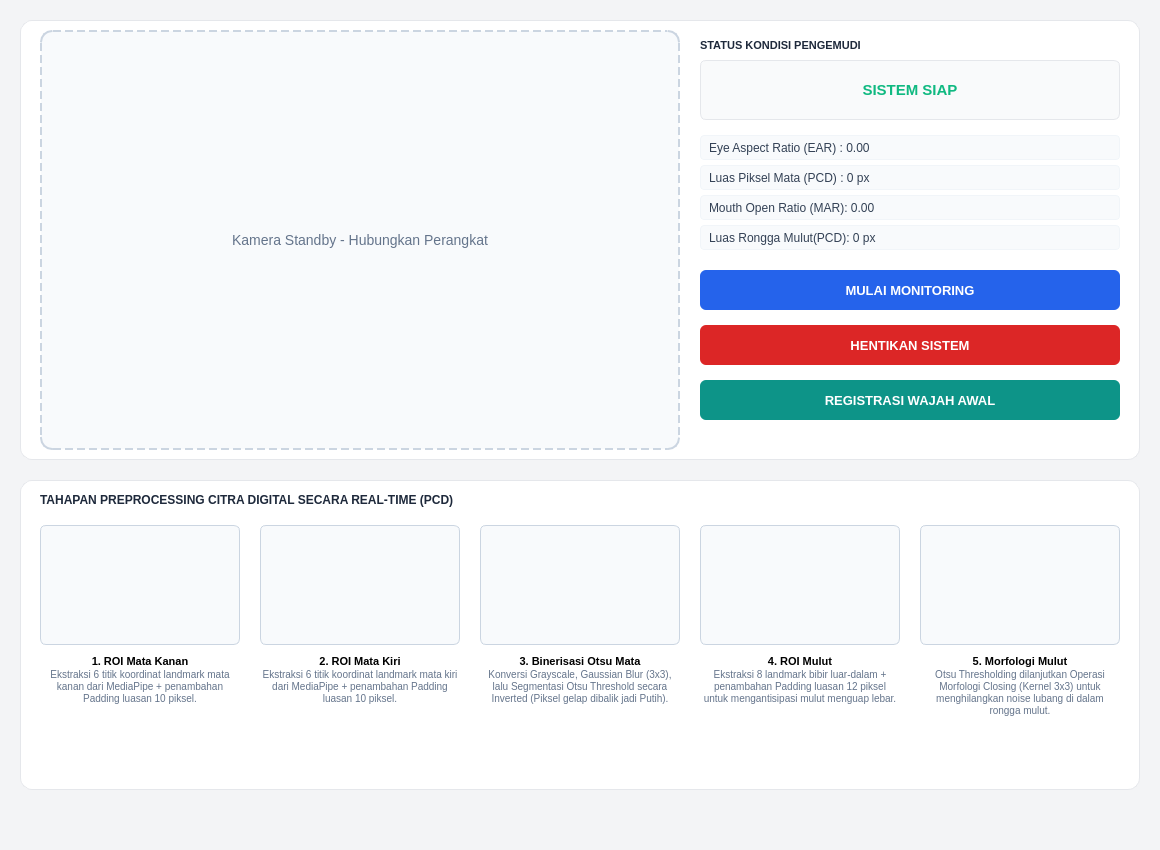
<?xml version="1.0" encoding="UTF-8"?>
<ui version="4.0">
 <class>MainWindow</class>
 <widget class="QMainWindow" name="MainWindow">
  <property name="geometry">
   <rect>
    <x>0</x>
    <y>0</y>
    <width>1160</width>
    <height>850</height>
   </rect>
  </property>
  <property name="windowTitle">
   <string>Sistem Asistensi Pengemudi - Monitor Kantuk &amp; Kelelahan</string>
  </property>
  <property name="styleSheet">
   <string>font-family: 'Segoe UI', Arial, sans-serif; background-color: #f3f4f6;</string>
  </property>
  <widget class="QWidget" name="centralwidget">
   
   <widget class="QFrame" name="mainFrame">
    <property name="geometry">
     <rect>
      <x>20</x>
      <y>20</y>
      <width>1120</width>
      <height>440</height>
     </rect>
    </property>
    <property name="styleSheet">
     <string>background-color: #ffffff; border-radius: 12px; border: 1px solid #e5e7eb;</string>
    </property>
    
    <widget class="QLabel" name="lblVideo">
     <property name="geometry">
      <rect>
       <x>20</x>
       <y>10</y>
       <width>640</width>
       <height>420</height>
      </rect>
     </property>
     <property name="text">
      <string>Kamera Standby - Hubungkan Perangkat</string>
     </property>
     <property name="alignment">
      <set>Qt::AlignCenter</set>
     </property>
     <property name="styleSheet">
      <string>border: 2px dashed #cbd5e1; background-color: #f8fafc; color: #64748b; font-size: 14px;</string>
     </property>
    </widget>

    <widget class="QLabel" name="lblTitleStatus">
     <property name="geometry">
      <rect>
       <x>680</x>
       <y>15</y>
       <width>200</width>
       <height>20</height>
      </rect>
     </property>
     <property name="text">
      <string>STATUS KONDISI PENGEMUDI</string>
     </property>
     <property name="styleSheet">
      <string>font-weight: bold; color: #1e293b; font-size: 11px; border: none;</string>
     </property>
    </widget>

    <widget class="QLabel" name="lblStatus">
     <property name="geometry">
      <rect>
       <x>680</x>
       <y>40</y>
       <width>420</width>
       <height>60</height>
      </rect>
     </property>
     <property name="text">
      <string>SISTEM SIAP</string>
     </property>
     <property name="alignment">
      <set>Qt::AlignCenter</set>
     </property>
     <property name="styleSheet">
      <string>color: #10b981; background-color: #f9fafb; font-size: 15px; font-weight: bold; border-radius: 6px; border: 1px solid #e5e7eb;</string>
     </property>
    </widget>

    <widget class="QLabel" name="lblEar">
     <property name="geometry">
      <rect>
       <x>680</x>
       <y>115</y>
       <width>420</width>
       <height>25</height>
      </rect>
     </property>
     <property name="text">
      <string>Eye Aspect Ratio (EAR) : 0.00</string>
     </property>
     <property name="styleSheet">
      <string>font-size: 12px; color: #334155; padding-left: 5px; background: #f8fafc; border: 1px solid #f1f5f9; border-radius: 4px;</string>
     </property>
    </widget>

    <widget class="QLabel" name="lblPixelCount">
     <property name="geometry">
      <rect>
       <x>680</x>
       <y>145</y>
       <width>420</width>
       <height>25</height>
      </rect>
     </property>
     <property name="text">
      <string>Luas Piksel Mata (PCD) : 0 px</string>
     </property>
     <property name="styleSheet">
      <string>font-size: 12px; color: #334155; padding-left: 5px; background: #f8fafc; border: 1px solid #f1f5f9; border-radius: 4px;</string>
     </property>
    </widget>

    <widget class="QLabel" name="lblMar">
     <property name="geometry">
      <rect>
       <x>680</x>
       <y>175</y>
       <width>420</width>
       <height>25</height>
      </rect>
     </property>
     <property name="text">
      <string>Mouth Open Ratio (MAR): 0.00</string>
     </property>
     <property name="styleSheet">
      <string>font-size: 12px; color: #334155; padding-left: 5px; background: #f8fafc; border: 1px solid #f1f5f9; border-radius: 4px;</string>
     </property>
    </widget>

    <widget class="QLabel" name="lblMouthPixel">
     <property name="geometry">
      <rect>
       <x>680</x>
       <y>205</y>
       <width>420</width>
       <height>25</height>
      </rect>
     </property>
     <property name="text">
      <string>Luas Rongga Mulut(PCD): 0 px</string>
     </property>
     <property name="styleSheet">
      <string>font-size: 12px; color: #334155; padding-left: 5px; background: #f8fafc; border: 1px solid #f1f5f9; border-radius: 4px;</string>
     </property>
    </widget>

    <widget class="QPushButton" name="btnStart">
     <property name="geometry">
      <rect>
       <x>680</x>
       <y>250</y>
       <width>420</width>
       <height>40</height>
      </rect>
     </property>
     <property name="text">
      <string>MULAI MONITORING</string>
     </property>
     <property name="styleSheet">
      <string>background-color: #2563eb; color: white; font-weight: bold; font-size: 13px; border-radius: 6px; border: none;</string>
     </property>
    </widget>

    <widget class="QPushButton" name="btnStop">
     <property name="geometry">
      <rect>
       <x>680</x>
       <y>305</y>
       <width>420</width>
       <height>40</height>
      </rect>
     </property>
     <property name="text">
      <string>HENTIKAN SISTEM</string>
     </property>
     <property name="styleSheet">
      <string>background-color: #dc2626; color: white; font-weight: bold; font-size: 13px; border-radius: 6px; border: none;</string>
     </property>
    </widget>

    <widget class="QPushButton" name="btnRegistrasi">
     <property name="geometry">
      <rect>
       <x>680</x>
       <y>360</y>
       <width>420</width>
       <height>40</height>
      </rect>
     </property>
     <property name="text">
      <string>REGISTRASI WAJAH AWAL</string>
     </property>
     <property name="styleSheet">
      <string>background-color: #0d9488; color: white; font-weight: bold; font-size: 13px; border-radius: 6px; border: none;</string>
     </property>
    </widget>

   </widget>

   <widget class="QFrame" name="pcdFrame">
    <property name="geometry">
     <rect>
      <x>20</x>
      <y>480</y>
      <width>1120</width>
      <height>310</height>
     </rect>
    </property>
    <property name="styleSheet">
     <string>background-color: #ffffff; border-radius: 12px; border: 1px solid #e5e7eb;</string>
    </property>

    <widget class="QLabel" name="lblPcdTitle">
     <property name="geometry">
      <rect>
       <x>20</x>
       <y>10</y>
       <width>500</width>
       <height>20</height>
      </rect>
     </property>
     <property name="text">
      <string>TAHAPAN PREPROCESSING CITRA DIGITAL SECARA REAL-TIME (PCD)</string>
     </property>
     <property name="styleSheet">
      <string>font-weight: bold; color: #1e293b; font-size: 12px; border: none;</string>
     </property>
    </widget>

    <widget class="QLabel" name="lblRoiOriginal">
     <property name="geometry">
      <rect>
       <x>20</x>
       <y>45</y>
       <width>200</width>
       <height>120</height>
      </rect>
     </property>
     <property name="styleSheet">
      <string>border: 1px solid #cbd5e1; background-color: #f8fafc; border-radius: 6px;</string>
     </property>
     <property name="alignment">
      <set>Qt::AlignCenter</set>
     </property>
    </widget>
    <widget class="QLabel" name="descPcd1">
     <property name="geometry">
      <rect>
       <x>20</x>
       <y>175</y>
       <width>200</width>
       <height>120</height>
      </rect>
     </property>
     <property name="text">
      <string>&lt;b&gt;1. ROI Mata Kanan&lt;/b&gt;&lt;br&gt;&lt;span style=&quot;font-size:10px; color:#64748b;&quot;&gt;Ekstraksi 6 titik koordinat landmark mata kanan dari MediaPipe + penambahan Padding luasan 10 piksel.&lt;/span&gt;</string>
     </property>
     <property name="alignment">
      <set>Qt::AlignHCenter|Qt::AlignTop</set>
     </property>
     <property name="wordWrap">
      <bool>true</bool>
     </property>
     <property name="styleSheet">
      <string>border: none; font-size: 11px;</string>
     </property>
    </widget>

    <widget class="QLabel" name="lblRoiLeftOriginal">
     <property name="geometry">
      <rect>
       <x>240</x>
       <y>45</y>
       <width>200</width>
       <height>120</height>
      </rect>
     </property>
     <property name="styleSheet">
      <string>border: 1px solid #cbd5e1; background-color: #f8fafc; border-radius: 6px;</string>
     </property>
     <property name="alignment">
      <set>Qt::AlignCenter</set>
     </property>
    </widget>
    <widget class="QLabel" name="descPcd2">
     <property name="geometry">
      <rect>
       <x>240</x>
       <y>175</y>
       <width>200</width>
       <height>120</height>
      </rect>
     </property>
     <property name="text">
      <string>&lt;b&gt;2. ROI Mata Kiri&lt;/b&gt;&lt;br&gt;&lt;span style=&quot;font-size:10px; color:#64748b;&quot;&gt;Ekstraksi 6 titik koordinat landmark mata kiri dari MediaPipe + penambahan Padding luasan 10 piksel.&lt;/span&gt;</string>
     </property>
     <property name="alignment">
      <set>Qt::AlignHCenter|Qt::AlignTop</set>
     </property>
     <property name="wordWrap">
      <bool>true</bool>
     </property>
     <property name="styleSheet">
      <string>border: none; font-size: 11px;</string>
     </property>
    </widget>

    <widget class="QLabel" name="lblRoiBinary">
     <property name="geometry">
      <rect>
       <x>460</x>
       <y>45</y>
       <width>200</width>
       <height>120</height>
      </rect>
     </property>
     <property name="styleSheet">
      <string>border: 1px solid #cbd5e1; background-color: #f8fafc; border-radius: 6px;</string>
     </property>
     <property name="alignment">
      <set>Qt::AlignCenter</set>
     </property>
    </widget>
    <widget class="QLabel" name="descPcd3">
     <property name="geometry">
      <rect>
       <x>460</x>
       <y>175</y>
       <width>200</width>
       <height>120</height>
      </rect>
     </property>
     <property name="text">
      <string>&lt;b&gt;3. Binerisasi Otsu Mata&lt;/b&gt;&lt;br&gt;&lt;span style=&quot;font-size:10px; color:#64748b;&quot;&gt;Konversi Grayscale, Gaussian Blur (3x3), lalu Segmentasi Otsu Threshold secara Inverted (Piksel gelap dibalik jadi Putih).&lt;/span&gt;</string>
     </property>
     <property name="alignment">
      <set>Qt::AlignHCenter|Qt::AlignTop</set>
     </property>
     <property name="wordWrap">
      <bool>true</bool>
     </property>
     <property name="styleSheet">
      <string>border: none; font-size: 11px;</string>
     </property>
    </widget>

    <widget class="QLabel" name="lblRoiMouthOrig">
     <property name="geometry">
      <rect>
       <x>680</x>
       <y>45</y>
       <width>200</width>
       <height>120</height>
      </rect>
     </property>
     <property name="styleSheet">
      <string>border: 1px solid #cbd5e1; background-color: #f8fafc; border-radius: 6px;</string>
     </property>
     <property name="alignment">
      <set>Qt::AlignCenter</set>
     </property>
    </widget>
    <widget class="QLabel" name="descPcd4">
     <property name="geometry">
      <rect>
       <x>680</x>
       <y>175</y>
       <width>200</width>
       <height>120</height>
      </rect>
     </property>
     <property name="text">
      <string>&lt;b&gt;4. ROI Mulut&lt;/b&gt;&lt;br&gt;&lt;span style=&quot;font-size:10px; color:#64748b;&quot;&gt;Ekstraksi 8 landmark bibir luar-dalam + penambahan Padding luasan 12 piksel untuk mengantisipasi mulut menguap lebar.&lt;/span&gt;</string>
     </property>
     <property name="alignment">
      <set>Qt::AlignHCenter|Qt::AlignTop</set>
     </property>
     <property name="wordWrap">
      <bool>true</bool>
     </property>
     <property name="styleSheet">
      <string>border: none; font-size: 11px;</string>
     </property>
    </widget>

    <widget class="QLabel" name="lblRoiMouthBin">
     <property name="geometry">
      <rect>
       <x>900</x>
       <y>45</y>
       <width>200</width>
       <height>120</height>
      </rect>
     </property>
     <property name="styleSheet">
      <string>border: 1px solid #cbd5e1; background-color: #f8fafc; border-radius: 6px;</string>
     </property>
     <property name="alignment">
      <set>Qt::AlignCenter</set>
     </property>
    </widget>
    <widget class="QLabel" name="descPcd5">
     <property name="geometry">
      <rect>
       <x>900</x>
       <y>175</y>
       <width>200</width>
       <height>120</height>
      </rect>
     </property>
     <property name="text">
      <string>&lt;b&gt;5. Morfologi Mulut&lt;/b&gt;&lt;br&gt;&lt;span style=&quot;font-size:10px; color:#64748b;&quot;&gt;Otsu Thresholding dilanjutkan Operasi Morfologi Closing (Kernel 3x3) untuk menghilangkan noise lubang di dalam rongga mulut.&lt;/span&gt;</string>
     </property>
     <property name="alignment">
      <set>Qt::AlignHCenter|Qt::AlignTop</set>
     </property>
     <property name="wordWrap">
      <bool>true</bool>
     </property>
     <property name="styleSheet">
      <string>border: none; font-size: 11px;</string>
     </property>
    </widget>

   </widget>
  </widget>
 </widget>
</ui>
